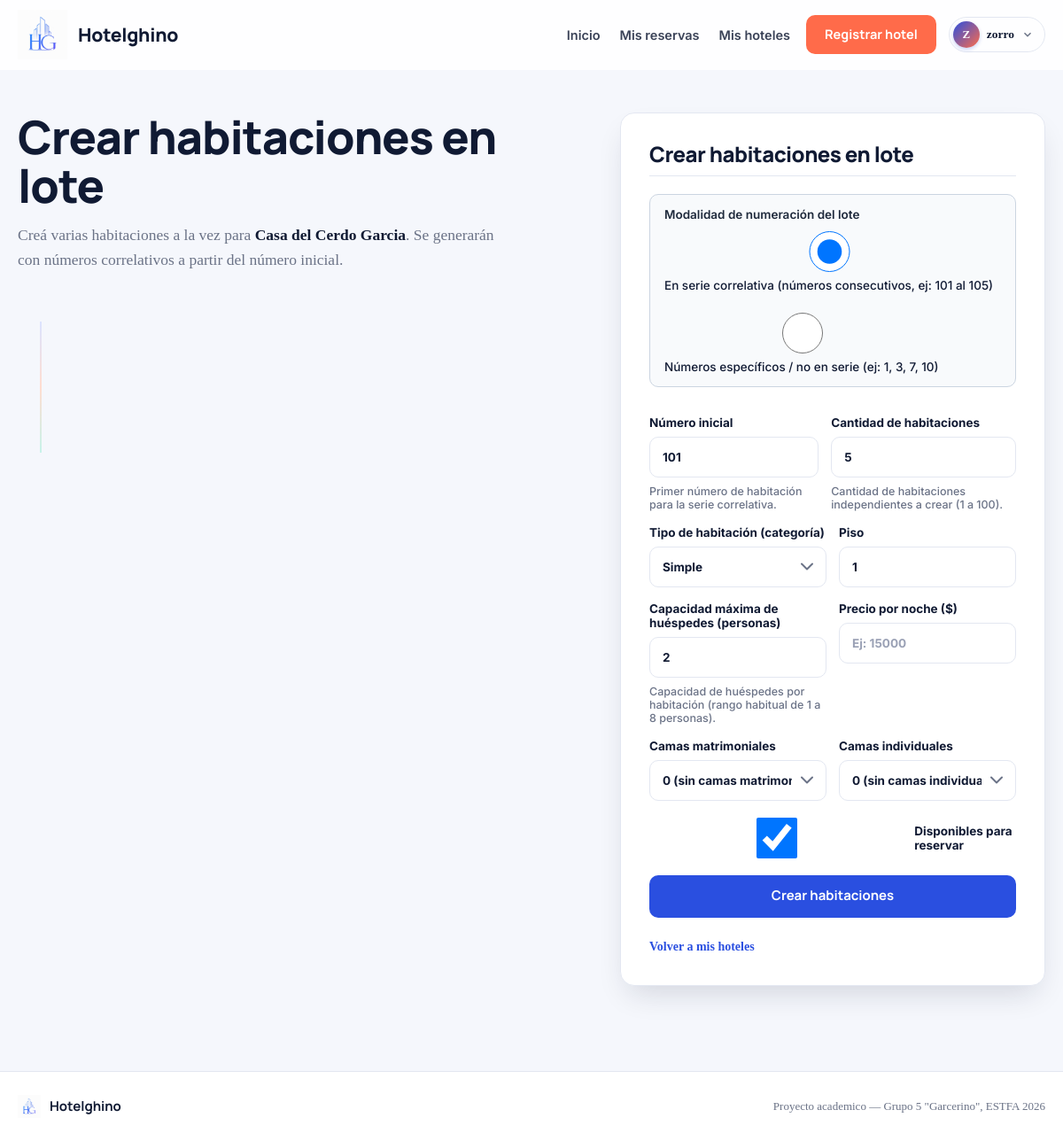
The app's page /mis-hoteles/12/habitaciones/registrar-lote/ (signed in) with its own data.
### hotelghino/models.py (models this page shows, shortened)
class Usuario(AbstractUser):
    dni = models.IntegerField()
    telefono = models.CharField(max_length=15)
    ROLES = (
        ('H', 'Huesped'),
        ('P', 'Propietario'),
        ('A', 'Administrador'),
    )
    rol = models.CharField(
        max_length=1,
        choices=ROLES,
        default='H'
    )
    email_verificado = models.BooleanField(
        default=False,
        verbose_name='Email verificado',
        help_text='Indica si el usuario ha verificado su dirección de correo electrónico.'
    )
    REQUIRED_FIELDS = ['dni', 'telefono']
    class Meta:
        verbose_name = 'Usuario'
        verbose_name_plural = 'Usuarios'

class Alojamiento(models.Model):
    ESTADOS = (
        ('P', 'Pendiente'),
        ('A', 'Activo'),
        ('R', 'Rechazado'),
    )
    TIPOS = (
        ('HT', 'Hotel'),
        ('HS', 'Hostel'),
        ('CA', 'Casa'),
        ('DP', 'Departamento'),
        ('CB', 'Cabana')
    )
    UBICACIONES_REALES = (
        ('Mar del Plata', 'Mar del Plata (Buenos Aires)'),
        ('Mar del Tuyú', 'Mar del Tuyú (Buenos Aires)'),
        ('Pinamar', 'Pinamar (Buenos Aires)'),
        ('Villa Gesell', 'Villa Gesell (Buenos Aires)'),
        ('San Bernardo', 'San Bernardo (Buenos Aires)'),
        ('Santa Clara del Mar', 'Santa Clara del Mar (Buenos Aires)'),
        ('Cariló', 'Cariló (Buenos Aires)'),
        ('San Clemente del Tuyú', 'San Clemente del Tuyú (Buenos Aires)'),
        ('Mar de las Pampas', 'Mar de las Pampas (Buenos Aires)'),
        ('Miramar', 'Miramar (Buenos Aires)'),
        ('Necochea', 'Necochea (Buenos Aires)'),
        ('Monte Hermoso', 'Monte Hermoso (Buenos Aires)'),
        ('Las Grutas', 'Las Grutas (Río Negro)'),
        ('Bariloche', 'Bariloche (Río Negro)'),
        ('San Martín de los Andes', 'San Martín de los Andes (Neuquén)'),
        ('Villa La Angostura', 'Villa La Angostura (Neuquén)'),
        ('El Calafate', 'El Calafate (Santa Cruz)'),
        ('El Chaltén', 'El Chaltén (Santa Cruz)'),
        ('Ushuaia', 'Ushuaia (Tierra del Fuego)'),
        ('Puerto Madryn', 'Puerto Madryn (Chubut)'),
        ('Villa Carlos Paz', 'Villa Carlos Paz (Córdoba)'),
        ('Villa General Belgrano', 'Villa General Belgrano (Córdoba)'),
        ('Merlo', 'Merlo (San Luis)'),
        ('Mina Clavero', 'Mina Clavero (Córdoba)'),
        ('La Cumbrecita', 'La Cumbrecita (Córdoba)'),
        ('Tandil', 'Tandil (Buenos Aires)'),
        ('Sierra de la Ventana', 'Sierra de la Ventana (Buenos Aires)'),
        ('Capilla del Monte', 'Capilla del Monte (Córdoba)'),
        ('Mendoza', 'Mendoza (Mendoza)'),
        ('San Rafael', 'San Rafael (Mendoza)'),
        ('Salta', 'Salta (Salta)'),
        ('Cafayate', 'Cafayate (Salta)'),
        ('Purmamarca', 'Purmamarca (Jujuy)'),
        ('Tilcara', 'Tilcara (Jujuy)'),
        ('Puerto Iguazú', 'Puerto Iguazú (Misiones)'),
        ('Colón', 'Colón (Entre Ríos)'),
        ('Federación', 'Federación (Entre Ríos)'),
        ('Gualeguaychú', 'Gualeguaychú (Entre Ríos)'),
        ('Buenos Aires', 'Buenos Aires (CABA)'),
        ('Córdoba', 'Córdoba (Córdoba)'),
        ('Rosario', 'Rosario (Santa Fe)'),
    )
    nombre = models.CharField(max_length=50)
    tipo = models.CharField(
        max_length=20,
        choices=TIPOS,
        default='HT'
    )
    ubicacion = models.CharField(
        max_length=100,
        blank=True,
        default='Mar del Plata',
        verbose_name='Ubicación / Ciudad'
    )
    direccion_completa = models.CharField(
        max_length=255,
        blank=True,
        default='',
        verbose_name='Dirección completa'
    )
    ciudad = models.CharField(
        max_length=100,
        blank=True,
        default='',
        verbose_name='Ciudad o localidad'
    )
    provincia = models.CharField(
        max_length=100,
        blank=True,
        default='',
        verbose_name='Provincia o región'
    )
    pais = models.CharField(
        max_length=100,
        blank=True,
        default='Argentina',
        verbose_name='País'
    )
    latitud = models.DecimalField(
        max_digits=9,
        decimal_places=6,
        null=True,
        blank=True,
        verbose_name='Latitud'
    )
    longitud = models.DecimalField(
        max_digits=9,
        decimal_places=6,
        null=True,
        blank=True,
        verbose_name='Longitud'
    )
    calle = models.CharField(max_length=50, blank=True, default='')
    numero_calle = models.CharField(max_length=10, blank=True, default='')
    descripcion = models.TextField()
    id_usuario = models.ForeignKey(
        Usuario,
        on_delete=models.CASCADE
    )
    estado = models.CharField(
        max_length=1,
        choices=ESTADOS,
        default='P'
    )
    fecha_creacion = models.DateTimeField(default=timezone.now)
    fecha_aprobacion = models.DateTimeField(
        null=True,
        blank=True
    )
    servicios = models.ManyToManyField(
        'ServicioAlojamiento',
        blank=True,
        verbose_name='Servicios del alojamiento'
    )
    class Meta:
        verbose_name = 'Alojamiento'
        verbose_name_plural = 'Alojamientos'

### hotelghino/views.py (the view)
# urls.py: path("mis-hoteles/<int:alojamiento_id>/habitaciones/registrar-lote/", views.registroHabitacionLote, name="registrar_habitacion_lote"),
@login_required
def registroHabitacionLote(request, alojamiento_id):
    if request.user.rol not in ['P', 'A']:
        messages.warning(request, 'Solo los propietarios pueden administrar habitaciones.')
        return redirect('home')
    if request.user.rol == 'A':
        alojamiento = get_object_or_404(Alojamiento, pk=alojamiento_id, tipo='HT')
    else:
        alojamiento = get_object_or_404(
            Alojamiento,
            pk=alojamiento_id,
            id_usuario=request.user,
            tipo='HT'
        )
    if alojamiento.estado != 'A':
        messages.warning(request, 'Solo podés crear habitaciones en lote para hoteles aprobados.')
        return redirect('mis_hoteles')
    if request.method == 'POST':
        form = HabitacionLoteForm(request.POST, alojamiento=alojamiento)
        if form.is_valid():
            datos = form.cleaned_data
            lista_numeros = datos.get('lista_numeros')
            if not lista_numeros:
                num_ini = datos.get('numero_inicial') or 1
                cant = datos.get('cantidad') or 1
                lista_numeros = list(range(num_ini, num_ini + cant))
            creadas = 0
            with transaction.atomic():
                for num in lista_numeros:
                    if not Habitacion.objects.filter(
                        id_alohamiento=alojamiento,
                        numero_habitacion=num,
                    ).exists():
                        Habitacion.objects.create(
                            numero_habitacion=num,
                            numero_piso=datos['numero_piso'],
                            capacidad_maxima=datos['capacidad_maxima'],
                            tipo=datos['tipo'],
                            camas=datos.get('camas', ''),
                            precio_noche=datos['precio_noche'],
                            descripcion=datos.get('descripcion', ''),
                            disponible=datos.get('disponible', True),
                            id_alohamiento=alojamiento,
                            id_usuario=alojamiento.id_usuario,
                        )
                        creadas += 1
            if creadas > 0:
                if len(lista_numeros) <= 8:
                    nums_str = ", ".join(str(n) for n in sorted(lista_numeros))
                    msg_nums = f"(N° {nums_str})"
                else:
                    msg_nums = f"(N° {min(lista_numeros)} a {max(lista_numeros)}, total: {creadas})"
                messages.success(
                    request,
                    f'Se crearon {creadas} habitaciones {msg_nums} en {alojamiento.nombre}.'
                )
            else:
                messages.warning(request, 'No se crearon habitaciones porque todos los números ya existían.')
            return redirect('mis_hoteles')
    else:
        form = HabitacionLoteForm(alojamiento=alojamiento)
    return render(request, 'formulario-habitacion-lote.html', {
        'form': form,
        'alojamiento': alojamiento,
        'titulo': 'Crear habitaciones en lote',
        'boton': 'Crear habitaciones',
    })

### hotelghino/templates/formulario-habitacion-lote.html (shortened to what this page needs)
{% extends 'base.html' %}
{% block content %}
<main class="auth-layout auth-layout-form">
    <section class="auth-copy">
        <div class="auth-copy-header">
            <h1>{{ titulo }}</h1>
            <p>Creá varias habitaciones a la vez para <strong>{{ alojamiento.nombre }}</strong>. Se generarán con números correlativos a partir del número inicial.</p>
        </div>
        <div class="auth-features">
        </div>
    </section>
    <section class="panel panel-auth">
        <div class="panel-header">
            <h2>{{ titulo }}</h2>
        </div>
        <form method="post" class="form-stack" id="form-habitacion-lote">
            <div class="form-section-highlight" style="background: #f8fafc; border: 1px solid #cbd5e1; border-radius: 10px; padding: 14px 16px; margin-bottom: 16px;">
                <label style="font-weight: 600; font-size: 13.5px; margin-bottom: 8px; display: block; color: var(--navy-800, #1e293b);">
                    Modalidad de numeración del lote
                </label>
                <div style="display: flex; gap: 20px; flex-wrap: wrap;">
                    {% for radio in form.modo_numeracion %}
                        <label style="display: inline-flex; align-items: center; gap: 7px; cursor: pointer; font-size: 13.5px; font-weight: 500; margin: 0;">
                            {{ radio.tag }}
                            <span>{{ radio.choice_label }}</span>
                        </label>
                    {% endfor %}
                </div>
            </div>
            <div id="bloque-modo-serie" class="form-row">
                <label for="id_numero_inicial">
                    Número inicial
                    {{ form.numero_inicial }}
                    <span class="helptext">{{ form.numero_inicial.help_text }}</span>
                </label>
                <label for="id_cantidad">
                    Cantidad de habitaciones
                    {{ form.cantidad }}
                    <span class="helptext">{{ form.cantidad.help_text }}</span>
                </label>
            </div>
            <div class="form-row">
                <label for="id_tipo">
                    Tipo de habitación (categoría)
                    {{ form.tipo }}
                </label>
                <label for="id_numero_piso">
                    Piso
                    {{ form.numero_piso }}
                </label>
            </div>
            <div class="form-row">
                <label for="id_capacidad_maxima">
                    Capacidad máxima de huéspedes (personas)
                    {{ form.capacidad_maxima }}
                    <span class="helptext">{{ form.capacidad_maxima.help_text }}</span>
                </label>
                <label for="id_precio_noche">
                    Precio por noche ($)
                    {{ form.precio_noche }}
                </label>
            </div>
            <div class="form-row">
                <label for="id_camas_matrimoniales">
                    Camas matrimoniales
                    <select id="id_camas_matrimoniales" name="camas_matrimoniales">
                        {% for value, label in form.fields.camas_matrimoniales.choices %}
                            <option value="{{ value }}" {% if form.camas_matrimoniales.value|stringformat:"s" == value|stringformat:"s" %}selected{% endif %}>{{ label }}</option>
                        {% endfor %}
                    </select>
                </label>
                <label for="id_camas_individuales">
                    Camas individuales
                    <select id="id_camas_individuales" name="camas_individuales">
                        {% for value, label in form.fields.camas_individuales.choices %}
                            <option value="{{ value }}" {% if form.camas_individuales.value|stringformat:"s" == value|stringformat:"s" %}selected{% endif %}>{{ label }}</option>
                        {% endfor %}
                    </select>
                </label>
            </div>
            <label for="id_disponible" style="display:flex;align-items:center;gap:.75rem;flex-direction:row;min-height:46px;">
                {{ form.disponible }}
                <span>Disponibles para reservar</span>
            </label>
            <button class="button button-primary button-full" id="btn-crear-lote" type="submit">
                {{ boton }}
            </button>
        </form>
        <p class="panel-footer"><a href="{% url 'mis_hoteles' %}">Volver a mis hoteles</a></p>
    </section>
</main>
{% endblock %}

### hotelghino/templates/base.html (shortened to what this page needs)
{% load static %}
<!DOCTYPE html>
<html lang="es">
<head>
    <link rel="stylesheet" href="https://unpkg.com/leaflet@1.9.4/dist/leaflet.css" />
    <link rel="stylesheet" href="{% static 'css/style4.css' %}?v=1.3">
</head>
<body>
    <header class="app-header" id="app-header">
        <div class="app-header-inner">
            <a class="brand" href="{% url 'home' %}">
                <img src="{% static 'images/logo.png' %}" alt="Hotelghino" class="brand-logo-img">
                <span class="brand-name">Hotelghino</span>
            </a>
            <nav class="top-nav" id="top-nav" aria-label="Navegacion principal">
                {% if user.is_authenticated %}
                    <a href="{% url 'home' %}">Inicio</a>
                    <a href="{% url 'mis_reservas' %}">Mis reservas</a>
                    {% if user.rol == 'P' or user.rol == 'A' %}
                        <a href="{% url 'mis_hoteles' %}">Mis hoteles</a>
                        <a class="button button-accent" href="{% url 'registro_hoteles' %}">Registrar hotel</a>
                    {% else %}
                        <a class="button button-accent" href="{% url 'propietario' %}">Ser propietario</a>
                    {% endif %}
                    <div class="user-profile-menu" id="user-profile-menu">
                        <button type="button" class="user-profile-btn" id="user-profile-btn" aria-expanded="false" aria-haspopup="true" aria-controls="user-profile-dropdown" title="Menú de perfil">
                            <span class="user-avatar" aria-hidden="true">{{ user.username|slice:":1"|upper }}</span>
                            <span class="user-profile-name">{{ user.username }}</span>
                            <svg class="user-profile-chevron" width="14" height="14" viewBox="0 0 24 24" fill="none" stroke="currentColor" stroke-width="2.5"><polyline points="6 9 12 15 18 9"/></svg>
                        </button>
                    </div>
                {% else %}
                    <a href="{% url 'login' %}">Ingresar</a>
                    <a class="button button-accent" href="{% url 'registro' %}">Crear cuenta</a>
                {% endif %}
            </nav>
        </div>
    </header>
    <main id="main-content" tabindex="-1">
        {% block content %}{% endblock %}
    </main>
    <footer class="app-footer">
        <div class="app-footer-inner">
            <div class="footer-brand">
                <img src="{% static 'images/logo.png' %}" alt="" class="footer-logo-img" aria-hidden="true">
                <span>Hotelghino</span>
            </div>
            <p class="footer-meta">Proyecto academico &mdash; Grupo 5 &quot;Garcerino&quot;, ESTFA 2026</p>
        </div>
    </footer>
</body>
</html>

### records on screen
Usuario: username "Z", username "zorro"
Alojamiento: nombre "Casa del Cerdo Garcia"

### other values on screen
{{ titulo }} "Crear habitaciones en lote"
{{ radio.choice_label }} "En serie correlativa (números consecutivos, ej: 101 al 105)" "Números específicos / no en serie (ej: 1, 3, 7, 10)"
{{ boton }} "Crear habitaciones"
form field camas_matrimoniales "0 (sin camas matrimoniales)"
form field camas_individuales "0 (sin camas individuales)"
